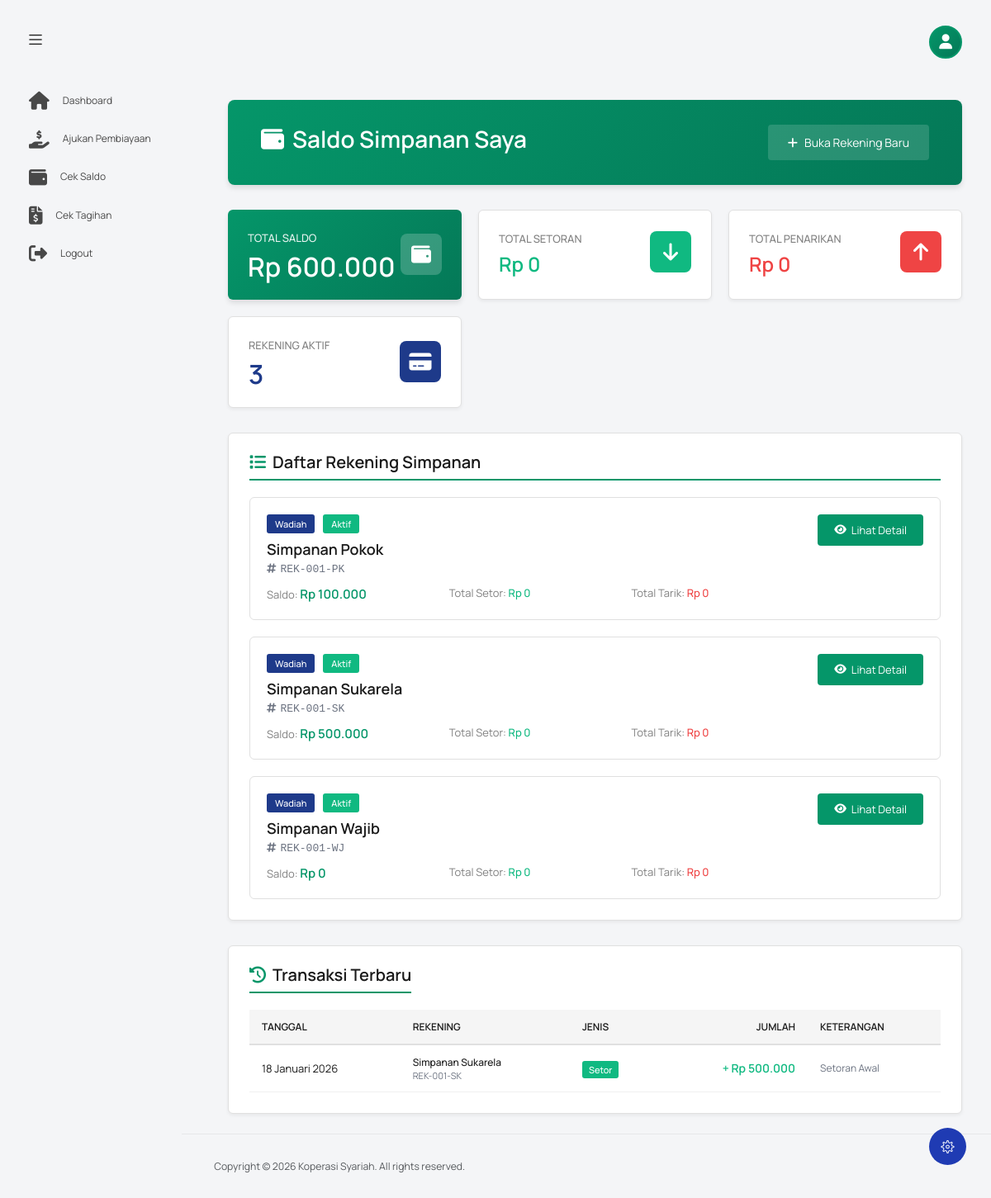
Page /index.php?controller=saldo&action=index (signed in) on the committed database.
### tables this page shows
CREATE TABLE `tb_simpanan_anggota` (
  `id_simpanan` int NOT NULL,
  `no_rekening` varchar(20) DEFAULT NULL,
  `total_setoran` decimal(15,2) NOT NULL DEFAULT '0.00' COMMENT 'Total uang yang masuk',
  `total_penarikan` decimal(15,2) NOT NULL DEFAULT '0.00' COMMENT 'Total uang yang diambil',
  `saldo_terakhir` decimal(15,2) DEFAULT '0.00',
  `status` enum('Aktif','Tutup') DEFAULT 'Aktif',
  `id_anggota` int DEFAULT NULL,
  `id_jenis` int DEFAULT NULL
);

CREATE TABLE `tb_jenis_simpanan` (
  `id_jenis` int NOT NULL,
  `nama_simpanan` varchar(50) DEFAULT NULL,
  `akad` varchar(50) DEFAULT NULL,
  `minimal_setor` decimal(15,2) DEFAULT NULL
);

CREATE TABLE `tb_transaksi_simpanan` (
  `id_transaksi` int NOT NULL,
  `no_transaksi` varchar(20) DEFAULT NULL,
  `tanggal_transaksi` datetime DEFAULT CURRENT_TIMESTAMP,
  `jenis_transaksi` enum('Setor','Tarik','Bagi Hasil') DEFAULT NULL,
  `jumlah` decimal(15,2) DEFAULT NULL,
  `keterangan` text,
  `id_simpanan` int DEFAULT NULL,
  `id_petugas` int DEFAULT NULL
);

### views/saldo/index.php (the view, shortened to what the rows shown need)
<?php include('template/header.php'); ?>
<body class="with-welcome-text">
  <div class="container-scroller">
    <div class="container-fluid page-body-wrapper">
      <div class="main-panel">
        <div class="content-wrapper">
          <div class="row">
            <div class="col-sm-12">
              <div style="background: linear-gradient(135deg, #059669 0%, #047857 100%); color: white; padding: 30px 40px; border-radius: 8px; margin-bottom: 30px; box-shadow: 0 4px 6px rgba(0, 0, 0, 0.1);">
                <div style="display: flex; justify-content: space-between; align-items: center;">
                  <div>
                    <h2 style="font-size: 28px; font-weight: 600; margin: 0 0 8px 0; color: white;">
                      <i class="fas fa-wallet" style="margin-right: 10px;"></i>Saldo Simpanan Saya
                    </h2>
                  </div>
                </div>
              </div>
              <div style="background: white; border: 1px solid #e0e0e0; border-radius: 6px; padding: 25px; margin-bottom: 30px; box-shadow: 0 2px 4px rgba(0, 0, 0, 0.06);">
                <?php if (empty($rekening)): ?>
                  <div style="text-align: center; padding: 40px; color: #808080;">
                    <i class="fas fa-inbox" style="font-size: 48px; margin-bottom: 15px; color: #b0b0b0;"></i>
                    <p style="margin: 0; font-size: 16px; font-weight: 500;">Belum ada rekening simpanan</p>
                    <p style="margin: 5px 0 0 0; font-size: 13px;">
                      <a href="index.php?controller=simpanan&action=create" style="color: #059669; font-weight: 500;">Buka rekening simpanan sekarang</a>
                    </p>
                  </div>
                <?php else: ?>
                  <div style="display: grid; gap: 20px;">
                    <?php foreach ($rekening as $idx => $rek): ?>
                      <div style="border: 1px solid #e0e0e0; border-radius: 6px; padding: 20px; transition: all 0.3s ease; <?= $rek['status'] === 'Aktif' ? 'background: white;' : 'background: #f9fafb; opacity: 0.7;' ?>">
                        <div style="display: flex; justify-content: space-between; align-items: flex-start; flex-wrap: wrap; gap: 15px;">
                          <div style="flex: 1; min-width: 280px;">
                            <div style="display: flex; align-items: center; gap: 10px; margin-bottom: 10px;">
                              <span style="background: #1e3a8a; color: white; padding: 4px 10px; border-radius: 3px; font-size: 11px; font-weight: 500;">
                                <?= htmlspecialchars($rek['akad']) ?>
                              </span>
                              <span style="background: <?= $rek['status'] === 'Aktif' ? '#10b981' : '#ef4444' ?>; color: white; padding: 4px 10px; border-radius: 3px; font-size: 11px; font-weight: 500;">
                                <?= htmlspecialchars($rek['status']) ?>
                              </span>
                            </div>
                            <h4 style="margin: 0 0 8px 0; font-size: 18px; font-weight: 600; color: #1a1a1a;">
                              <?= htmlspecialchars($rek['nama_simpanan']) ?>
                            </h4>
                            <div style="font-family: 'Courier New', monospace; font-size: 13px; color: #6b7280; margin-bottom: 12px;">
                              <i class="fas fa-hashtag" style="margin-right: 5px;"></i><?= htmlspecialchars($rek['no_rekening']) ?>
                            </div>
                            <div style="display: grid; grid-template-columns: repeat(auto-fit, minmax(140px, 1fr)); gap: 10px; font-size: 13px;">
                              <div>
                                <span style="color: #808080;">Saldo:</span>
                                <span style="font-weight: 600; color: #059669; font-size: 15px;"><?= SaldoModel::formatRupiah($rek['saldo_terakhir']) ?></span>
                              </div>
                              <div>
                                <span style="color: #808080;">Total Setor:</span>
                                <span style="font-weight: 500; color: #10b981;"><?= SaldoModel::formatRupiah($rek['total_setoran']) ?></span>
                              </div>
                              <div>
                                <span style="color: #808080;">Total Tarik:</span>
                                <span style="font-weight: 500; color: #ef4444;"><?= SaldoModel::formatRupiah($rek['total_penarikan']) ?></span>
                              </div>
                            </div>
                          </div>
                          <div style="display: flex; flex-direction: column; gap: 8px;">
                            <?php if ($rek['status'] === 'Aktif'): ?>
                              <a href="index.php?controller=saldo&action=detail&id=<?= $rek['id_simpanan'] ?>"
                                 style="padding: 10px 20px; background: #059669; color: white; text-decoration: none; border-radius: 4px; font-size: 13px; transition: all 0.3s ease; display: inline-flex; align-items: center; justify-content: center;">
                                <i class="fas fa-eye" style="margin-right: 6px;"></i>Lihat Detail
                              </a>
                            <?php else: ?>
                              <span style="padding: 10px 20px; background: #6b7280; color: white; border-radius: 4px; font-size: 13px; display: inline-flex; align-items: center;">
                                <i class="fas fa-lock" style="margin-right: 6px;"></i>Rekening Tidak Aktif
                              </span>
                            <?php endif; ?>
                          </div>
                        </div>
                      </div>
                    <?php endforeach; ?>
                  </div>
                <?php endif; ?>
              </div>
              <?php if (!empty($transaksiTerbaru)): ?>
                <div style="background: white; border: 1px solid #e0e0e0; border-radius: 6px; padding: 25px; box-shadow: 0 2px 4px rgba(0, 0, 0, 0.06);">
                  <div style="overflow-x: auto;">
                    <table style="width: 100%; border-collapse: collapse;">
                      <thead>
                        <tr style="background: #f5f5f5; border-bottom: 2px solid #e0e0e0;">
                          <th style="padding: 12px 15px; text-align: left; font-size: 12px; font-weight: 600; color: #1a1a1a; text-transform: uppercase;">Tanggal</th>
                          <th style="padding: 12px 15px; text-align: left; font-size: 12px; font-weight: 600; color: #1a1a1a; text-transform: uppercase;">Rekening</th>
                          <th style="padding: 12px 15px; text-align: left; font-size: 12px; font-weight: 600; color: #1a1a1a; text-transform: uppercase;">Jenis</th>
                          <th style="padding: 12px 15px; text-align: right; font-size: 12px; font-weight: 600; color: #1a1a1a; text-transform: uppercase;">Jumlah</th>
                          <th style="padding: 12px 15px; text-align: left; font-size: 12px; font-weight: 600; color: #1a1a1a; text-transform: uppercase;">Keterangan</th>
                        </tr>
                      </thead>
                      <tbody>
                        <?php foreach ($transaksiTerbaru as $trans): ?>
                          <tr style="border-bottom: 1px solid #f0f0f0;">
                            <td style="padding: 12px 15px; font-size: 13px; color: #1a1a1a;">
                              <?= SaldoModel::formatTanggalIndo($trans['tanggal_transaksi']) ?>
                            </td>
                            <td style="padding: 12px 15px;">
                              <div style="font-size: 12px; color: #1a1a1a; font-weight: 500;">
                                <?= htmlspecialchars($trans['nama_simpanan']) ?>
                              </div>
                              <div style="font-size: 11px; color: #6b7280;">
                                <?= htmlspecialchars($trans['no_rekening']) ?>
                              </div>
                            </td>
                            <td style="padding: 12px 15px;">
                              <?php
                              $jenisColor = [
                                  'Setor' => '#10b981',
                                  'Tarik' => '#ef4444',
                                  'Transfer' => '#1e3a8a'
                              ];
                              $color = $jenisColor[$trans['jenis_transaksi']] ?? '#6b7280';
                              ?>
                              <span style="background: <?= $color ?>; color: white; padding: 3px 8px; border-radius: 3px; font-size: 11px; font-weight: 500;">
                                <?= htmlspecialchars($trans['jenis_transaksi']) ?>
                              </span>
                            </td>
                            <td style="padding: 12px 15px; text-align: right; font-weight: 600; font-size: 14px; color: <?= $trans['jenis_transaksi'] === 'Setor' ? '#10b981' : '#ef4444' ?>;">
                              <?= $trans['jenis_transaksi'] === 'Setor' ? '+' : '-' ?> <?= SaldoModel::formatRupiah($trans['jumlah']) ?>
                            </td>
                            <td style="padding: 12px 15px; font-size: 12px; color: #6b7280;">
                              <?= htmlspecialchars($trans['keterangan'] ?? '-') ?>
                            </td>
                          </tr>
                        <?php endforeach; ?>
                      </tbody>
                    </table>
                  </div>
                </div>
              <?php endif; ?>
            </div>
          </div>
        </div>
      </div>
    </div>
  </div>
</body>
</html>

### rows in the picture
tb_simpanan_anggota: id_jenis.akad "Wadiah", status "Aktif", id_jenis.nama_simpanan "Simpanan Pokok", no_rekening "REK-001-PK", saldo_terakhir "Rp 100.000", total_setoran "Rp 0", total_penarikan "Rp 0"
tb_simpanan_anggota: id_jenis.akad "Wadiah", status "Aktif", id_jenis.nama_simpanan "Simpanan Sukarela", no_rekening "REK-001-SK", saldo_terakhir "Rp 500.000", total_setoran "Rp 0", total_penarikan "Rp 0"
tb_simpanan_anggota: id_jenis.akad "Wadiah", status "Aktif", id_jenis.nama_simpanan "Simpanan Wajib", no_rekening "REK-001-WJ", saldo_terakhir "Rp 0", total_setoran "Rp 0", total_penarikan "Rp 0"
tb_transaksi_simpanan: tanggal_transaksi "18 Januari 2026", tb_jenis_simpanan.nama_simpanan "Simpanan Sukarela", id_simpanan.no_rekening "REK-001-SK", jenis_transaksi "Setor", jumlah "Rp 500.000", keterangan "Setoran Awal"

### other values in the picture
SaldoModel::formatRupiah($statistik['total_saldo']) "Rp 600.000"
SaldoModel::formatRupiah($statistik['total_setoran']) "Rp 0"
SaldoModel::formatRupiah($statistik['total_penarikan']) "Rp 0"
$statistik['total_rekening_aktif'] "3"
